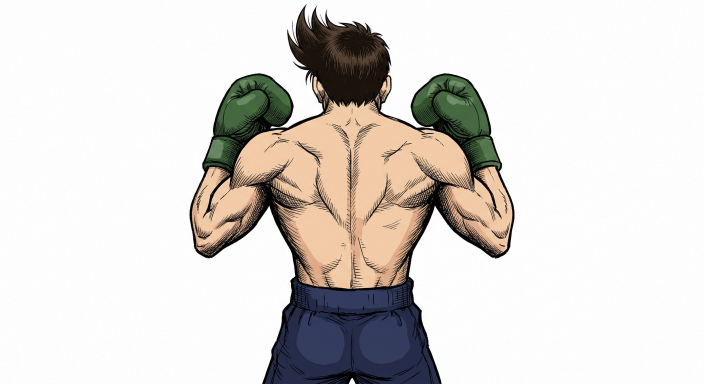
#> input picture assets_inbox/heros_garde.jpg, 1408 x 768 px, given in place of heros_garde.png, which was not available (shown at 1/2 size)
$ python preparer_heros.py
#> lines starting #> are read from the running program, lines starting #| are printed output that depends on the picture; after the words box and inside, x2 and y2 are one past the last pixel; in counts of white or black regions, pixels touching at a corner belong together
"""Ton boxeur (vu de dos) + images autour du combat de Greg (nov. 2026).
- assets_inbox/greg_heros/heros_{esquive,bloque,dempsey,victoire}.jpg -> assets/sprites/greg/heros_*.png :
  fond blanc retiré, contour bleu clair (comme les anciennes images), mis à la MÊME taille que heros_garde.png
  (largeur du short), et affiche l'origine [x, y] = milieu du HAUT DU SHORT, à mettre dans reglages.js (herosIllustre.images).
- heros_portrait.jpg -> heros_portrait.png (128 x 128) ; greg_visage.jpg -> greg_visage.jpg (300 x 260) ;
  greg_ko.jpg -> greg_ko.jpg (case K.O.) ; greg_trophee.jpg / greg_arbitre.jpg -> .png détourés.
Lancer : python3 outils/greg/preparer_heros.py"""
import numpy as np
from PIL import Image
from scipy import ndimage

H, V, DST = 'assets_inbox/greg_heros', 'assets_inbox/greg_v2', 'assets/sprites/greg'

def detourer(im, seuil=232, trous=True):
    a = np.asarray(im.convert('RGB')).astype(np.int16)
    mini = a.min(axis=2); blanc = mini > seuil
    lab, n = ndimage.label(blanc)
    bord = set(np.unique(np.concatenate([lab[0], lab[-1], lab[:, 0], lab[:, -1]]))) - {0}
    tailles = ndimage.sum(blanc, lab, range(n + 1))
    fond = np.isin(lab, list(bord)) | (((tailles[lab] > 6000) & blanc) if trous else False)
    autour = ndimage.binary_dilation(fond) & ~fond
    alpha = np.where(fond, 0, 255).astype(np.float32)
    alpha[autour] = np.clip((255 - mini[autour]) * 4, 60, 255)
    return Image.fromarray(np.dstack([a.astype(np.uint8), alpha.astype(np.uint8)]), 'RGBA')

def contour_bleu(im, ep=5):
    a = np.asarray(im).copy(); dedans = a[:, :, 3] > 100
    pad = ep + 2
    a = np.pad(a, ((pad, pad), (pad, pad), (0, 0))); dedans = np.pad(dedans, pad)
    halo = ndimage.binary_dilation(dedans, iterations=ep) & ~dedans
    a[halo] = [127, 232, 255, 200]
    return Image.fromarray(a, 'RGBA')

def short(im):
    """(x du milieu, y du haut, largeur) du short bleu marine"""
    a = np.asarray(im).astype(np.int16); r, g, b, al = a[..., 0], a[..., 1], a[..., 2], a[..., 3]
#> after `r, g, b, al = (a[..., 0], a[..., 1], a[..., 2], a[..., 3])`:
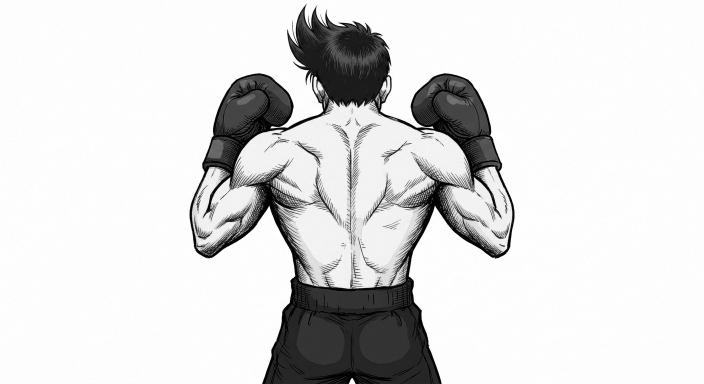
#> r: shape (768, 1408) int16 (shown at 1/2 size); min 0, max 255, mean 220
#> after `r, g, b, al = (a[..., 0], a[..., 1], a[..., 2], a[..., 3])`:
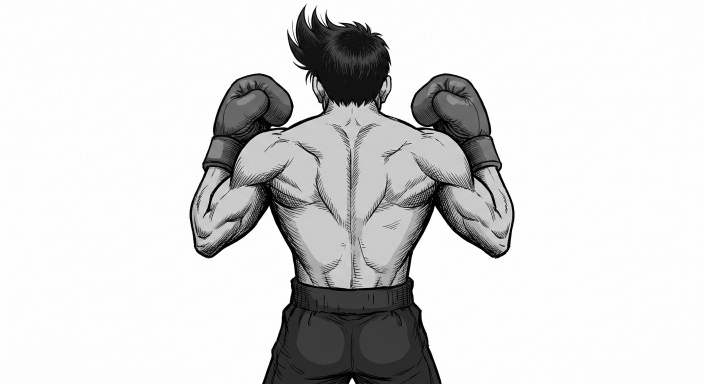
#> g: shape (768, 1408) int16 (shown at 1/2 size); min 0, max 255, mean 216.3
#> after `r, g, b, al = (a[..., 0], a[..., 1], a[..., 2], a[..., 3])`:
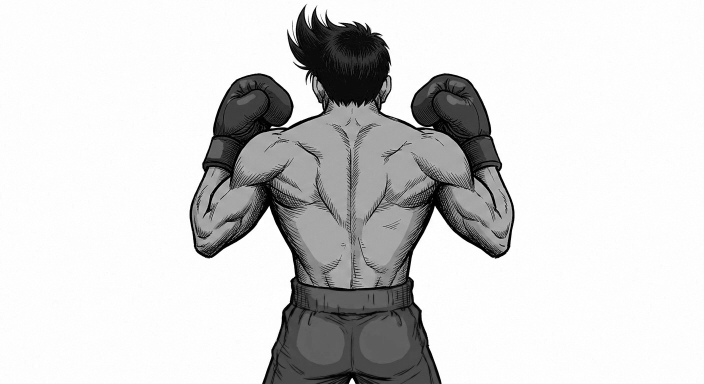
#> b: shape (768, 1408) int16 (shown at 1/2 size); min 0, max 255, mean 212.6
#> after `r, g, b, al = (a[..., 0], a[..., 1], a[..., 2], a[..., 3])`: al: shape (768, 1408) int16; every value is 255
    marine = (al > 128) & (b > 60) & (b > r + 25) & (r < 100)
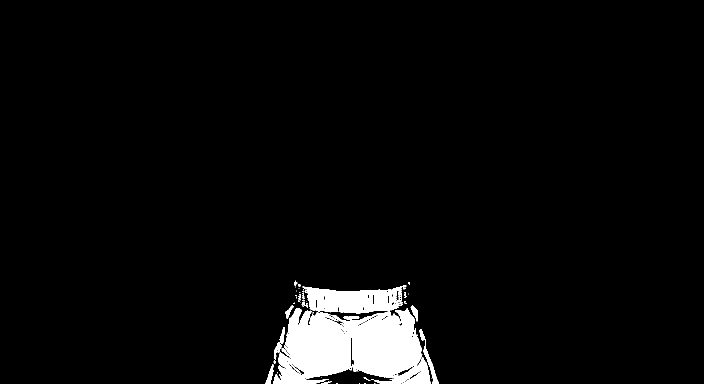
#> marine: shape (768, 1408) bool (shown at 1/2 size); 4.1% white; 58 white regions (42 under 20 px), largest, box (x1, y1, x2, y2) and area: (546, 573, 861, 768) 41686, (839, 658, 878, 768) 740, (531, 729, 548, 768) 286
    lignes = marine.sum(axis=1); ys = np.where(lignes > lignes.max() * 0.4)[0]
#> after `lignes = marine.sum(axis=1)`: lignes = 768 values, max 297 at index 724, min 0 at index 0, mean 57.4
#> after `ys = np.where(lignes > lignes.max() * 0.4)[0]`: ys = 186 values from 581 to 767
    y = ys[0]; xs = np.where(marine[y + 15])[0]
#> after `y = ys[0]`: y = 581
#> after `xs = np.where(marine[y + 15])[0]`: xs = 182 values from 592 to 803
    return (xs.min() + xs.max()) / 2, y, xs.max() - xs.min()

ref = Image.open(f'{DST}/heros_garde.png').convert('RGBA')
_, _, largeur_ref = short(ref)
#> largeur_ref = 211
for nom in ['esquive', 'bloque', 'dempsey', 'victoire']:
#> (the run stopped early here; a loop or call above may not have finished)
